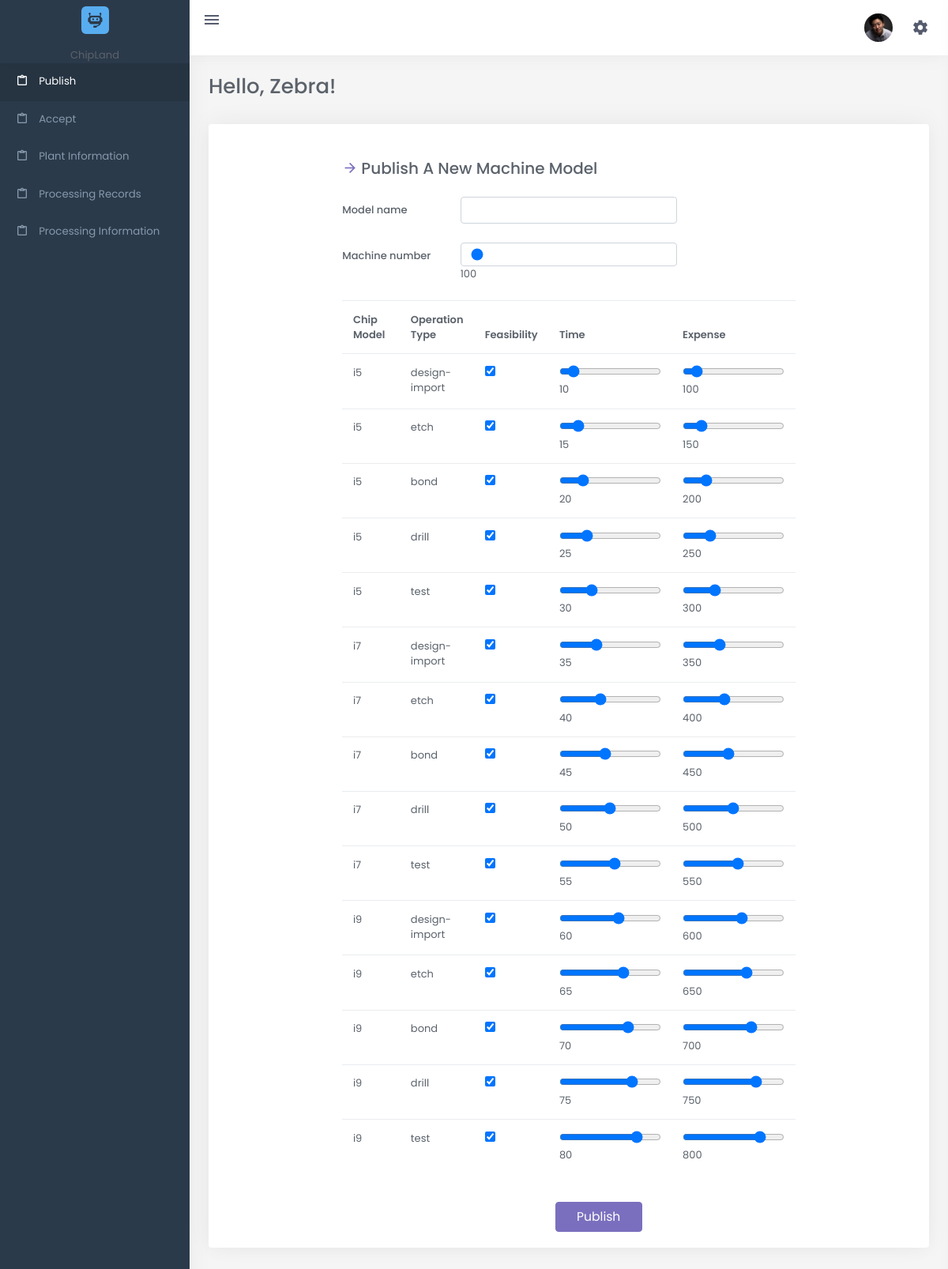
The page /p-publish.php (signed in) on the database its author committed.
### tables this page shows
CREATE TABLE Operation_Types
(
  `priority` INT NOT NULL,
  operation_type CHAR(20) NOT NULL,
  chip_model CHAR(20) NOT NULL,
  PRIMARY KEY (operation_type, chip_model),
  FOREIGN KEY (chip_model) REFERENCES Chip_Models(chip_model)
);

### p-publish.php (called while the page is built, shortened)
<?php
$requiring_file_name = basename(__FILE__);
require_once "frontend/shared/homepage.php"
?>

### frontend/single/p-publish-table.php (the view)
<div class="col-lg-2" id="big"></div>
<div class="col-lg-8" id="aaa">
    <div class="mt-4">
        <h5 class="font-size-20 mb-4" style="margin-top: 20px"><i
                class="mdi mdi-arrow-right text-primary me-1"></i>Publish A New Machine Model</h5>
        <form action="p-publish.php" method="post">
            <div class="row mb-4">
                <label for="horizontal-firstname-input" class="col-sm-3 col-form-label">Model name</label>
                <div class="col-sm-6">
                    <input type="text" class="form-control" id="horizontal-firstname-input" name="machine_model_name"
                        required="required" />
                </div>
            </div>
            <div class="row mb-4">
                <label for="horizontal-firstname-input" class="col-sm-3 col-form-label">Machine number</label>
                <div class="col-sm-6">
                    <input type="range" min="100" max="10000" value="100"
                        oninput="this.nextElementSibling.value = this.value" class="form-control"
                        id="horizontal-firstname-input" name="machine_model_num" required="required" />
                    <output>100</output>
                </div>
            </div>
            <div class="row justify-content-end col-md-28" id="bbb">
                <div class="table" id="ttt">
                    <table class="table mb-0">
                        <thead>
                            <tr>
                                <th>Chip Model</th>
                                <th>Operation Type</th>
                                <th>Feasibility</th>
                                <th>Time</th>
                                <th>Expense</th>
                            </tr>
                        </thead>
                        <tbody>
                            <?php
                            $operation_types = $mysqli->query("SELECT `chip_model`, `operation_type` FROM Operation_Types ORDER BY `chip_model`, `priority`");
                            $i = 0;
                            $time = 10;
                            $expense = 100;
                            while ($operation_type_row = mysqli_fetch_array($operation_types)) {
                                echo "<tr>
                                <td data-field='Chip Model' style='width: 80px'>" . "$operation_type_row[chip_model]" . "</td>
                                <td data-field='Operation Type'>" . "$operation_type_row[operation_type]" . "</td>
                                <td data-field='Feasibility'> <input type='checkbox' name='$i' checked></input> </td>";
                                $i++;
                                echo "<td data-field='Time'>" . "<input type='range' min='1' max='100' value='$time' oninput='this.nextElementSibling.value = this.value' name='$i'/>" . "<output>$time</output>" . "</td>";
                                $i++;
                                $time = $time + 5;
                                echo "<td data-field='Expense'>" . "<input type='range' min='10' max='1000' value='$expense' oninput='this.nextElementSibling.value = this.value' name='$i'/>" . "<output>$expense</output>" . "</td>";
                                $i++;
                                $expense = $expense + 50;
                                echo "
                                </tr>";
                            }
                            ?>
                        </tbody>
                    </table>
                </div>
                <div class="col-sm-9" ;>
                    <button type="submit" style="margin-top:20px; margin-left:120px; font-size:larger;"
                        class="btn btn-primary w-md">Publish</button>
                </div>
            </div>
        </form>
    </div>
</div>

### frontend/shared/homepage.php (shortened to what this page needs)
<?php
$client = "consumer";
if ($requiring_file_name == "c-appoint.php") {
    $title = "Consumer Appoint";
    $required_file_name = "frontend/single/c-appoint-table.php";
} elseif ($requiring_file_name == "c-plant-info.php") {
    $title = "Plant Information";
    $required_file_name = "frontend/shared/plant-info-table.php";
} elseif ($requiring_file_name == "c-pro-records.php") {
    $title = "Consumer Processing Records";
    $required_file_name = "frontend/shared/pro-records-chart.php";
} elseif ($requiring_file_name == "c-pro-info.php") {
    $title = "Consumer Processing Information";
    $required_file_name = "frontend/single/c-pro-info-table.php";
} elseif ($requiring_file_name == "p-publish.php") {
    $client = "plant";
    $required_file_name = "frontend/single/p-publish-table.php";
} elseif ($requiring_file_name == "p-accept.php") {
    $client = "plant";
    $title = "Plant Accept";
    $required_file_name = "frontend/single/p-accept-table.php";
} elseif ($requiring_file_name == "p-plant-info.php") {
    $client = "plant";
    $title = "Plant Information";
    $required_file_name = "frontend/shared/plant-info-table.php";
} elseif ($requiring_file_name == "p-pro-records.php") {
    $client = "plant";
    $title = "Plant Processing Records";
    $required_file_name = "frontend/shared/pro-records-chart.php";
} elseif ($requiring_file_name == "p-pro-info.php") {
    $client = "plant";
    $title = "Plant Processing Information";
    $required_file_name = "frontend/single/p-pro-info-table.php";
}
?>
<!DOCTYPE html>
<html lang="en">
<head>
    <link href="assets/css/dataTables.bootstrap4.min.css" rel="stylesheet" type="text/css">
    <link href="assets/css/buttons.bootstrap4.min.css" rel="stylesheet" type="text/css">
    <link href="assets/css/responsive.bootstrap4.min.css" rel="stylesheet" type="text/css">
    <link href="assets/css/rwd-table.min.css" rel="stylesheet" type="text/css">
    <link href="assets/css/bootstrap.min.css" id="bootstrap-style" rel="stylesheet" type="text/css">
    <link href="assets/css/icons.min.css" rel="stylesheet" type="text/css">
    <link href="assets/css/app.min.css" id="app-style" rel="stylesheet" type="text/css">
</head>
<body data-sidebar="dark">
    <div id="layout-wrapper">
        <header id="page-topbar">
            <div class="navbar-header">
                <div class="d-flex">
                    <div class="navbar-brand-box">
                        <a href="index.php" class="logo logo-light">
                            <span class="logo-lg">
                                <img src="images/index/robot1.png" alt="" height="35">
                            </span>
                        </a>
                        <div>ChipLand</div>
                    </div>
                    <button type="button"
                        class="btn btn-sm px-3 font-size-24 header-item waves-effect vertical-menu-btn">
                        <i class="mdi mdi-menu"></i>
                    </button>
                </div>
                <div class="d-flex">
                    <div class="dropdown d-inline-block">
                        <button type="button" class="btn header-item waves-effect" id="page-header-user-dropdown"
                            data-bs-toggle="dropdown" aria-haspopup="true" aria-expanded="false">
                            <img class="rounded-circle header-profile-user" src="assets/picture/user-4.jpg"
                                alt="Header Avatar">
                        </button>
                    </div>
                    <div class="dropdown d-inline-block">
                        <button type="button" class="btn header-item noti-icon right-bar-toggle waves-effect">
                            <i class="mdi mdi-spin mdi-cog"></i>
                        </button>
                    </div>
                </div>
            </div>
        </header>
        <div class="vertical-menu">
            <div data-simplebar="" class="h-100">
                <div id="sidebar-menu">
                    <ul class="metismenu list-unstyled" id="side-menu">
                        <?php
                        if ($client == "consumer") {
                            echo '
                                    <li>
                                        <a href="c-appoint.php" class="waves-effect">
                                            <i class="mdi mdi-clipboard-outline"></i>
                                            <span>Appoint</span>
                                        </a>
                                    </li>
                                    <li>
                                        <a href="c-plant-info.php" class="waves-effect">
                                            <i class="mdi mdi-clipboard-outline"></i>
                                            <span>Plant Information</span>
                                        </a>
                                    </li>
                                    <li>
                                        <a href="c-pro-records.php" class="waves-effect">
                                            <i class="mdi mdi-clipboard-outline"></i>
                                            <span>Processing Records</span>
                                        </a>
                                    </li>
                                    <li>
                                        <a href="c-pro-info.php" class="waves-effect">
                                            <i class="mdi mdi-clipboard-outline"></i>
                                            <span>Processing Information</span>
                                        </a>
                                    </li>
                                ';
                        } else {
                            echo '
                                    <li>
                                        <a href="p-publish.php" class="waves-effect">
                                            <i class="mdi mdi-clipboard-outline"></i>
                                            <span>Publish</span>
                                        </a>
                                    </li>
                                    <li>
                                        <a href="p-accept.php" class="waves-effect">
                                            <i class="mdi mdi-clipboard-outline"></i>
                                            <span>Accept</span>
                                        </a>
                                    </li>
                                    <li>
                                        <a href="p-plant-info.php" class="waves-effect">
                                            <i class="mdi mdi-clipboard-outline"></i>
                                            <span>Plant Information</span>
                                        </a>
                                    </li>
                                    <li>
                                        <a href="p-pro-records.php" class="waves-effect">
                                            <i class="mdi mdi-clipboard-outline"></i>
                                            <span>Processing Records</span>
                                        </a>
                                    </li>
                                    <li>
                                        <a href="p-pro-info.php" class="waves-effect">
                                            <i class="mdi mdi-clipboard-outline"></i>
                                            <span>Processing Information</span>
                                        </a>
                                    </li>
                                ';
                        }
                        ?>
                    </ul>
                </div>
            </div>
        </div>
        <div class="main-content">
            <div class="page-content">
                <div class="container-fluid">
                    <div class="row">
                        <div class="col-sm-6">
                            <div class="page-title-box">
                                <?php
                                if ($client == "consumer") {
                                    $name = $_SESSION['consumer_name'];
                                } else {
                                    $name = $_SESSION['plant_name'];
                                }
                                ?>
                                <h2>Hello, <?php echo "$name" ?>! </h2>
                            </div>
                        </div>
                    </div>
                    <div class="row">
                        <div class="col-lg-12">
                            <div class="card">
                                <div class="card-body">
                                    <div class="row">
                                        <?php require_once "$required_file_name"; ?>
                                    </div>
                                </div>
                            </div>
                        </div>
                    </div>
                </div>
            </div>
        </div>
</body>
</html>

### rows shown on the page
operation_types: chip_model "i5", operation_type "design-import"
operation_types: chip_model "i5", operation_type "etch", time "15", expense "150"
operation_types: chip_model "i5", operation_type "bond", time "20", expense "200"
operation_types: chip_model "i5", operation_type "drill", time "25", expense "250"
operation_types: chip_model "i5", operation_type "test", time "30", expense "300"
operation_types: chip_model "i7", operation_type "design-import", time "35", expense "350"
operation_types: chip_model "i7", operation_type "etch", time "40", expense "400"
operation_types: chip_model "i7", operation_type "bond", time "45", expense "450"
operation_types: chip_model "i7", operation_type "drill", time "50", expense "500"
operation_types: chip_model "i7", operation_type "test", time "55", expense "550"
operation_types: chip_model "i9", operation_type "design-import", time "60", expense "600"
operation_types: chip_model "i9", operation_type "etch", time "65", expense "650"
operation_types: chip_model "i9", operation_type "bond", time "70", expense "700"
operation_types: chip_model "i9", operation_type "drill", time "75", expense "750"
operation_types: chip_model "i9", operation_type "test", time "80", expense "800"

### other values the page prints
$name "Zebra"
